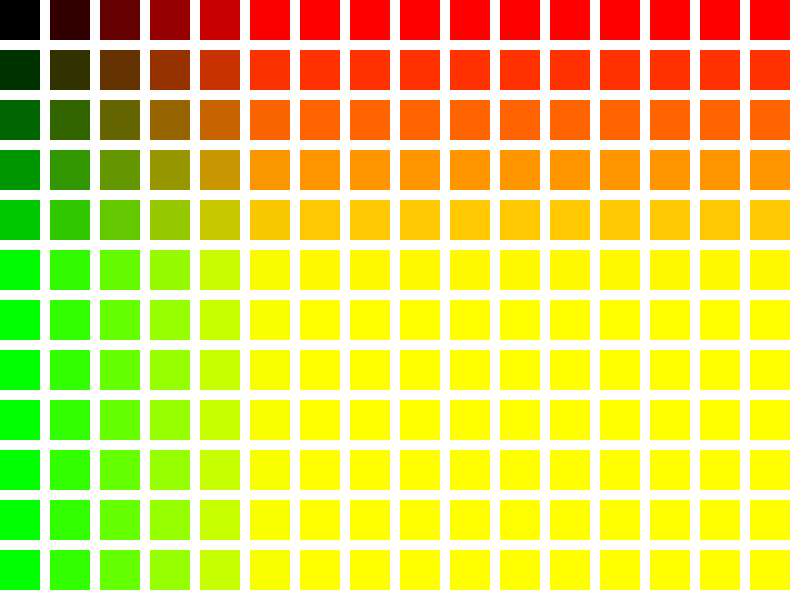
Frame 1 (no input)
Frame 60 (no input): identical to frame 1, image omitted
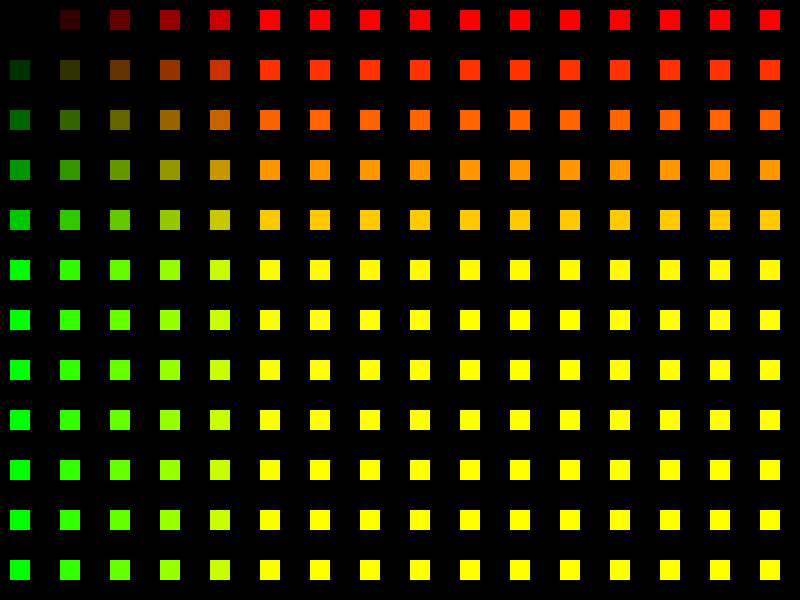
Frame 120 (the mouse pressed at the canvas centre since frame 60)

The p5.js sketch that drew these frames (run headless with seeded random() and noise() and a simulated clock; from frame 60 on, the mouse is pressed at the canvas centre):

// p5.js sketch
// ── sketch.js
var x = 0;
var y = 0;

var r = 0;
var g = 0;
var b = 0;

function setup() {
  createCanvas(800, 600);
  background(255); // one number 0-255 is dark to light
}

function draw() {

  background(255);
  strokeWeight(mouseX/20);
  
  // fill up the whole screen every time:
  for(x = 0;x<width;x=x+50)
  {
    for(y = 0;y<height;y=y+50)
    {
      r = x; // red maps to the x axis
      g = y; // green maps to the y axis
      fill(r, g, 0); // red and green and 0 for blue
      stroke(0, 0, b) // just blue
      rectMode(CORNER);
      rect(x, y, 40, 40); // square
    }
  }
  
  
}
